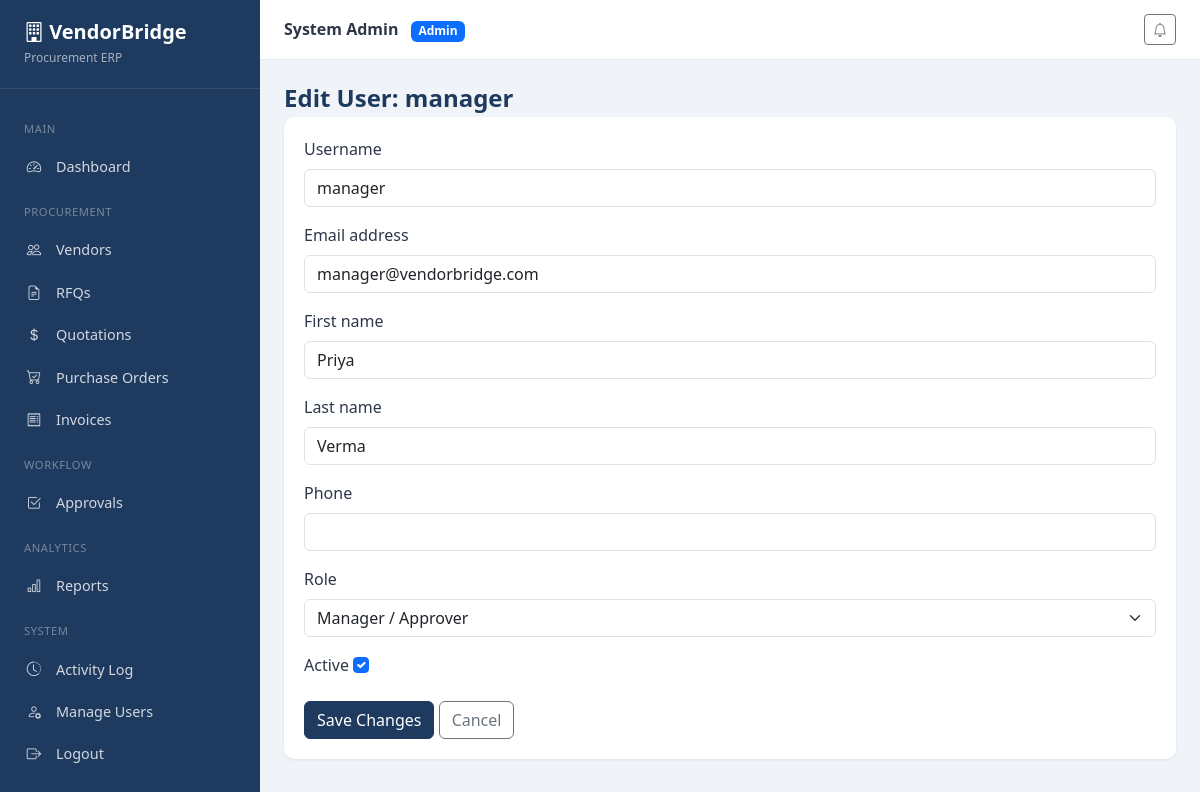
/accounts/users/3/edit/ (signed in), run on the app's committed database.
### accounts/models.py (models this page shows, shortened)
class User(AbstractUser):
    ROLE_ADMIN = 'admin'
    ROLE_PROCUREMENT = 'procurement_officer'
    ROLE_VENDOR = 'vendor'
    ROLE_MANAGER = 'manager'
    ROLE_CHOICES = [
        (ROLE_ADMIN, 'Admin'),
        (ROLE_PROCUREMENT, 'Procurement Officer'),
        (ROLE_VENDOR, 'Vendor'),
        (ROLE_MANAGER, 'Manager / Approver'),
    ]
    role = models.CharField(max_length=30, choices=ROLE_CHOICES, default=ROLE_PROCUREMENT)
    phone = models.CharField(max_length=20, blank=True)
    created_at = models.DateTimeField(auto_now_add=True)
    class Meta:
        ordering = ['username']
    @property
    def is_admin_role(self):
        return self.role == self.ROLE_ADMIN or self.is_superuser
    @property
    def is_vendor_role(self):
        return self.role == self.ROLE_VENDOR

### accounts/views.py (the view)
# urls.py: path('users/<int:pk>/edit/', views.edit_user, name='edit_user'),
@login_required
@role_required(User.ROLE_ADMIN)
def edit_user(request, pk):
    user_obj = get_object_or_404(User, pk=pk)
    form = UserManagementForm(request.POST or None, instance=user_obj)
    if request.method == 'POST' and form.is_valid():
        form.save()
        log_activity(request.user, f'Updated user {user_obj.username}', 'User Management')
        messages.success(request, 'User updated successfully.')
        return redirect('accounts:manage_users')
    return render(request, 'accounts/edit_user.html', {'form': form, 'user_obj': user_obj})

### accounts/forms.py
class UserManagementForm(forms.ModelForm):
    class Meta:
        model = User
        fields = ['username', 'email', 'first_name', 'last_name', 'phone', 'role', 'is_active']
        widgets = {
            'username': forms.TextInput(attrs={'class': 'form-control'}),
            'email': forms.EmailInput(attrs={'class': 'form-control'}),
            'first_name': forms.TextInput(attrs={'class': 'form-control'}),
            'last_name': forms.TextInput(attrs={'class': 'form-control'}),
            'phone': forms.TextInput(attrs={'class': 'form-control'}),
            'role': forms.Select(attrs={'class': 'form-select'}),
            'is_active': forms.CheckboxInput(attrs={'class': 'form-check-input'}),
        }

### core/context_processors.py (called while the page is built)
def notifications_processor(request):
    if request.user.is_authenticated:
        unread = request.user.notifications.filter(is_read=False).count()
        recent = request.user.notifications.all()[:5]
        return {'unread_notifications': unread, 'recent_notifications': recent}
    return {'unread_notifications': 0, 'recent_notifications': []}

### templates/accounts/edit_user.html (shortened to what this page needs)
{% extends 'base.html' %}
{% block content %}
<h1 class="page-title">Edit User: {{ user_obj.username }}</h1>
<div class="card-panel">
    <div class="card-body">
        <form method="post">
            {% for field in form %}
            <div class="mb-3">
                <label class="form-label">{{ field.label }}</label>
                {{ field }}
            </div>
            {% endfor %}
            <button type="submit" class="btn btn-vb-primary">Save Changes</button>
            <a href="{% url 'accounts:manage_users' %}" class="btn btn-outline-secondary">Cancel</a>
        </form>
    </div>
</div>
{% endblock %}

### templates/partials/navbar.html (shortened to what this page needs)
<div class="topbar">
    <div class="d-flex align-items-center gap-3">
        <div>
            <strong>{{ user.get_full_name|default:user.username }}</strong>
            <span class="badge bg-primary ms-2">{{ user.get_role_display }}</span>
        </div>
    </div>
    <div class="d-flex align-items-center gap-3">
        <div class="dropdown">
            <button class="btn btn-sm btn-outline-secondary position-relative" data-bs-toggle="dropdown">
                <i class="bi bi-bell"></i>
            </button>
        </div>
    </div>
</div>

### data on the page
User: get_full_name "System Admin", role "Admin"
User: username "manager", form "manager" "manager@vendorbridge.com" "Priya" "Verma" "Manager / Approver" "☑"

### other printed values
{{ field.label }} "Username" "Email address" "First name" "Last name" "Phone" "Role" "Active"
